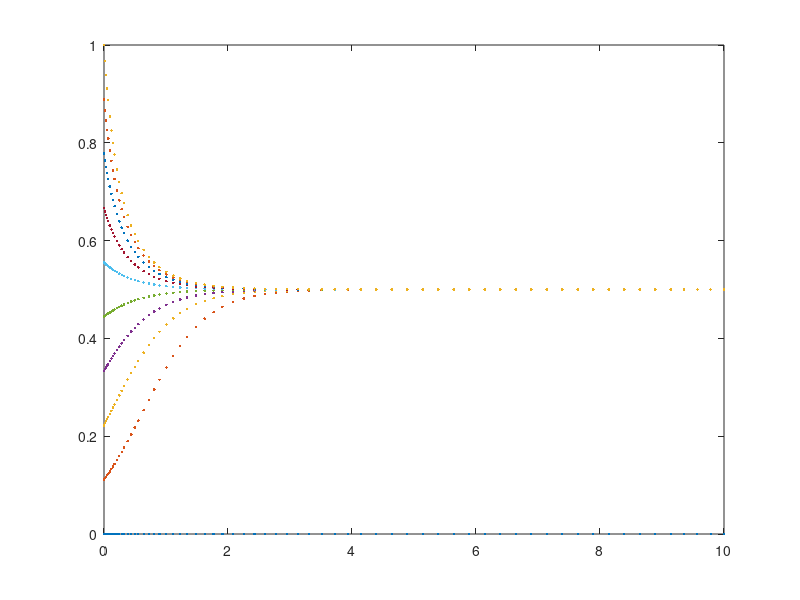

The MATLAB source for this figure:
delta = 2;
gamma = 4;
yo = linspace(0, 1, 10);
f = @(t, x) x .* (delta - gamma .* x);

[t,x] = ode45(f, [0, 10], yo);
plot (t, x, '.')
